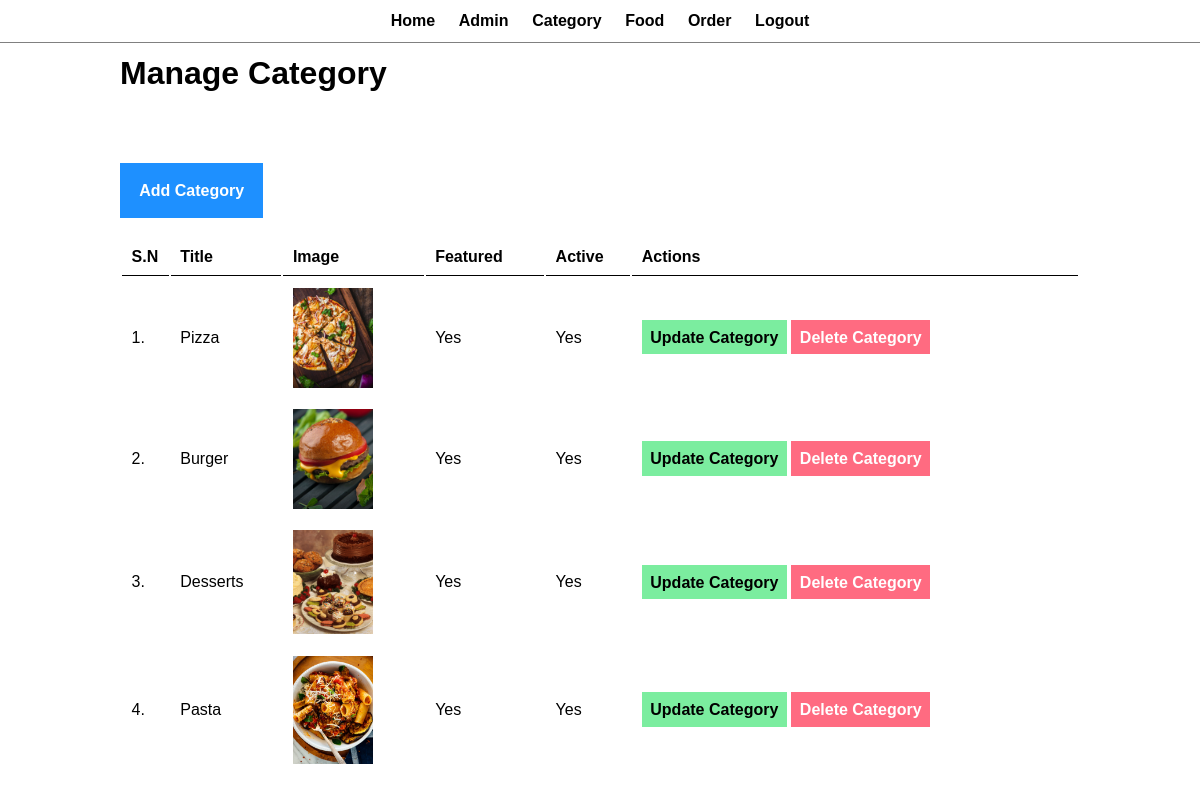
The app's page /admin/manage-category.php (signed in) with its own data.
### tables this page shows
CREATE TABLE `tbl_category` (
  `id` int(10) UNSIGNED NOT NULL,
  `title` varchar(100) NOT NULL,
  `image_name` varchar(255) NOT NULL,
  `featured` varchar(10) NOT NULL,
  `active` varchar(10) NOT NULL
);

### admin/manage-category.php (the view, shortened to what this page needs)
<?php
include ('partials/menu.php');
?>
<div class ="main-content">
          <div class ="wrapper">
              <h1>Manage Category </h1>
              <br><br><br>
            <br><br>
              <a href="<?php echo SITEURL; ?>admin/add-category.php" class="btn-primary">Add Category </a>
            <br><br> <br>
            <table class="tbl-full">
                <tr>
                    <th>S.N</th>
                    <th>Title</th>
                    <th>Image</th>
                    <th>Featured</th>
                    <th>Active</th>
                    <th>Actions</th>
                </tr>
                <?php
                $sql= "SELECT * FROM tbl_category";
                $res=mysqli_query($conn, $sql);
                $count= mysqli_num_rows($res);
                $sn=1;
                if($count >1){
                    while($row=mysqli_fetch_assoc($res)){
                        $id= $row['id'];
                        $title= $row['title'];
                        $image_name=$row['image_name'];
                        $featured = $row['featured'];
                        $active = $row['active'];
                    ?>
                        <tr>
                            <td> <?php echo $sn++; ?>.</td>
                            <td> <?php echo $title; ?> </td>
                            <td>
                                <?php
                                if($image_name!=""){
                                    ?>
                                    <img src="<?php echo SITEURL; ?>images/category/<?php echo $image_name; ?>"width="80px" >
                                    <?php
                                }
                                else{
                                    echo "<div class='error'> Image not added. </div>";
                                }
                                ?>
                            </td>
                            <td> <?php echo $featured; ?> </td>
                            <td> <?php echo $active; ?> </td>
                                <td>
                                    <a href="<?php echo SITEURL; ?>admin/update-category.php?id=<?php echo $id; ?>" class="btn-secondary"> Update Category</a>
                                    <a href="<?php echo SITEURL; ?>admin/delete-category.php?id=<?php echo $id; ?>&image_name=<?php echo $image_name;?>" class="btn-danger"> Delete Category</a>
                                </td>
                        </tr>
                    <?php
                    }
                }
                else{
                    ?>
                    <tr>
                        <td colspan="6"><div class='error'> No Category Added</div></td>
                    </tr>
                    <?php
                }
                ?>
            </table>
</body>
    </html>

### CSS/admin.css (style rules this page uses)
* { margin: 0; padding: 0; font-family: Arial, Helvetica, sans-serif; }
.wrapper { padding: 1%; width: 80%; margin: 0 auto; color: black; }
.tbl-full { width: 100%; }
table tr th { border-bottom: 1px solid black; padding: 1%; text-align: left; }
table tr td { padding: 1%; }
.btn-primary { background-color: #1e90ff; padding: 2%; color: white; text-decoration: none; font-weight: bold; }
.btn-secondary { background-color: #7bed9f; padding: 2%; color: black; text-decoration: none; font-weight: bold; }
.btn-danger { background-color: #ff6b81; padding: 2%; color: white; text-decoration: none; font-weight: bold; }

### records on screen
tbl_category: title "Pizza", image_name (picture), featured "Yes", active "Yes"
tbl_category: title "Burger", image_name (picture), featured "Yes", active "Yes"
tbl_category: title "Desserts", image_name (picture), featured "Yes", active "Yes"
tbl_category: title "Pasta", image_name (picture), featured "Yes", active "Yes"
